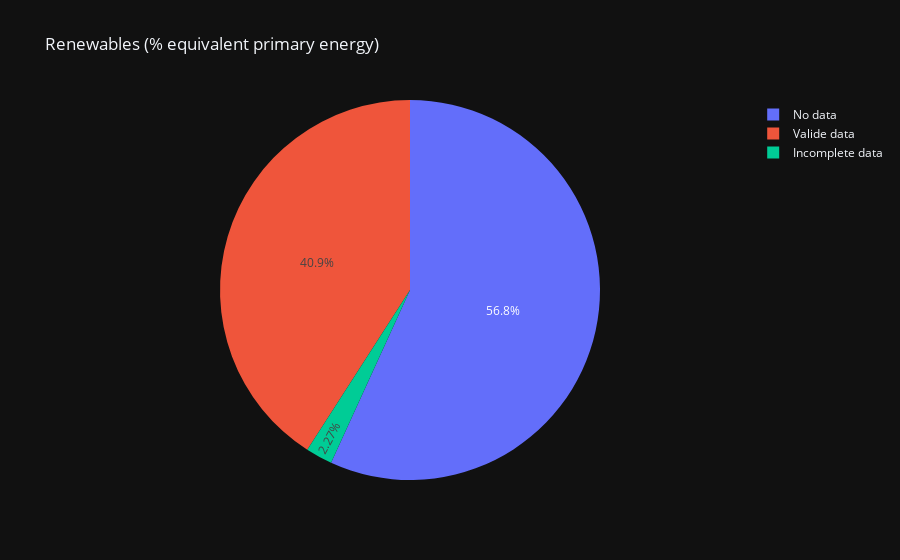

Notebook code for this chart:
### Code cell
def getNaNumber(variable):
    names = df_energy["Entity"].unique()
    value = np.array([df_energy[df_energy["Entity"]==country][variable].isna().sum() for country in names])
    no_data = value[(value == 21)].__len__()
    valide_data = value[(value == 0)].__len__()
    incomplete_data = names.__len__() - valide_data - no_data
    return no_data, incomplete_data, valide_data

values = [[],[],[],[]]
for variable in df_energy.keys():
    nd, id, vd = getNaNumber(variable)
    values[0].append(variable)
    values[1].append(nd)
    values[2].append(id)
    values[3].append(vd)

# print(values)

dic = { key : value for key, value in zip(["Variable","No data", "Incomplete data", "Valide data"], values) }

df_na = pd.DataFrame(dic)
# print(df_na)

df_na.sort_values("No data", ascending=False, inplace=True)
# print(df_na)

for i, ligne in df_na[0:1].iterrows():
    fig = px.pie(ligne,
                names=ligne.index[1:],
                values=ligne.values[1:],
                title=ligne["Variable"],
                template=THEME,
                # color_discrete_sequence=["green","orange","red"],
                color_discrete_map={"No data":"rgb(255,0,0)", "Incomplete data": "orange", "Valide data": "green"},
                )
    fig.show()

### Figure 1 — Plotly figure (JSON) as saved in the notebook; plotly's stock layout.template omitted (floating-point values rounded to 4 significant figures)
{"data": [{"domain": {"x": [0.0, 1.0], "y": [0.0, 1.0]}, "hovertemplate": "label=%{label}<br>value=%{value}<extra></extra>", "labels": ["No data", "Incomplete data", "Valide data"], "legendgroup": "", "name": "", "showlegend": true, "values": [100, 4, 72], "type": "pie"}], "layout": {"legend": {"tracegroupgap": 0}, "title": {"text": "Renewables (% equivalent primary energy)"}}}
